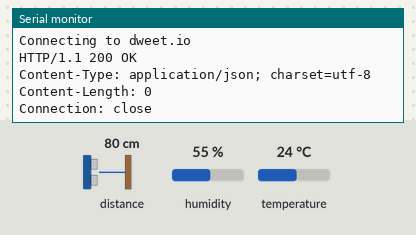
The sketch below on a simulated ESP8266 (NodeMCU). Shown: the last lines printed to the serial monitor. Wiring (inferred from the names in the program): ultrasonic range finder: trigger D4; echo D3. Inputs (shaded band) come from the test bench; at power-on: distance to the obstacle 80 cm, humidity 55 %, temperature 24 °C. The echo pulse lasts 58.3 µs per cm; WiFi joins after 1.5 s; servers stay silent unless stated; uploads are accepted with an empty reply.

Above: at 2.7 s.
2.8 s: distance to the obstacle set to 2 cm
At 3.8 s:
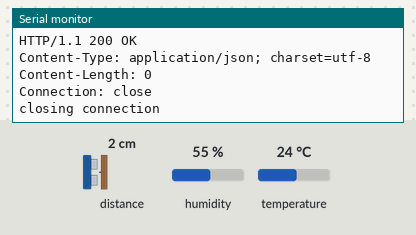
7.6 s: humidity set to 22 %
At 9.2 s:
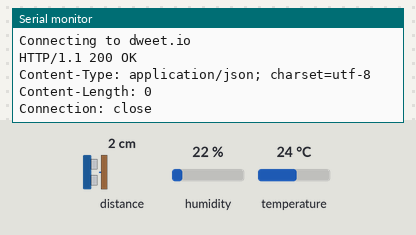
11.8 s: temperature set to 12 °C
At 13.9 s:
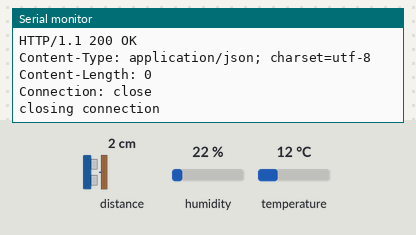
16.0 s: distance to the obstacle set to 4 cm
At 19.1 s:
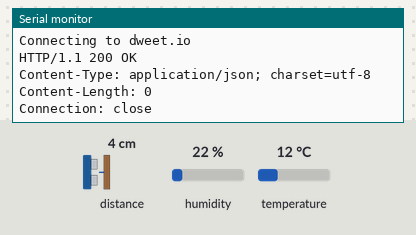
20.2 s: humidity set to 40 %
At 24.1 s:
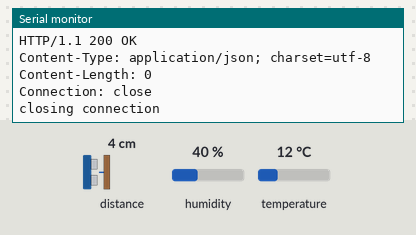
Timing chart, 0 to 25.4 s (numbered marks = the images above; inputs shaded):
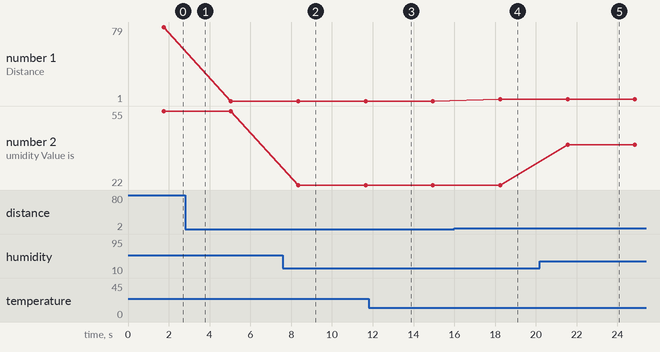

The sketch:

Ultrasonic_hum_temp_Sensor_dweet.ino
```cpp
 // Import required libraries
#include "ESP8266WiFi.h"
#include <DHT.h>
#define DHTPIN D5
#define DHTTYPE DHT11
DHT dht(DHTPIN, DHTTYPE);

// defines variables
uint8_t temperature, humidity;
long duration;
int distance;

// WiFi parameters
const char* ssid = "AzUz";
const char* password = "muhamm4d";

// Host
const char* host = "dweet.io";

// defines pins numbers
const int trigPin = 2;  //D4
const int echoPin = 0;  //D3


void setup() {
  pinMode(trigPin, OUTPUT); // Sets the trigPin as an Output
  pinMode(echoPin, INPUT); // Sets the echoPin as an Input
  Serial.begin(115200); // Starts the serial communication
  dht.begin();
  delay(10);

// We start by connecting to a WiFi network
  Serial.println();
  Serial.println();
  Serial.print("Connecting to ");
  Serial.println(ssid);
  WiFi.begin(ssid, password);
  while (WiFi.status() != WL_CONNECTED) {
    delay(500);
    Serial.print(".");
  }

  Serial.println("");
  Serial.println("WiFi connected");

  Serial.println("IP address: ");
  Serial.println(WiFi.localIP());
}

void loop() {
  static boolean data_state = false;
  temperature = dht.readTemperature();
  humidity = dht.readHumidity();


  // Use WiFiClient class to create TCP connections
  WiFiClient client;
  const int httpPort = 80;
  if (!client.connect(host, httpPort)) {
    Serial.println("connection failed");
    return;
  }

  // Clears the trigPin
  digitalWrite(trigPin, LOW);
  delayMicroseconds(2);

  // Sets the trigPin on HIGH state for 10 micro seconds
  digitalWrite(trigPin, HIGH);
  delayMicroseconds(10);
  digitalWrite(trigPin, LOW);

  // Reads the echoPin, returns the sound wave travel time in microseconds
  duration = pulseIn(echoPin, HIGH);

  // Calculating the distance
  distance = duration*0.034/2;

  // Display data

  Serial.print("Distance: ");
  Serial.print(distance);
  Serial.println(" cm ");
  Serial.print("Temperature Value is :");
  Serial.print(temperature);
  Serial.println("C");
  Serial.print("Humidity Value is :");
  Serial.print(humidity);
  Serial.println("%");

  Serial.print("Connecting to ");
  Serial.println(host);

  // This will send the request to the server
  client.print(String("GET /dweet/for/trashty131?trashlevel=") + String(distance) + "&humidity=" + String(humidity) + "&temperature=" + String(temperature) +" HTTP/1.1\r\n" +
              "Host: " + host + "\r\n" +
              "Connection: close\r\n\r\n");
  delay(10);

  // Read all the lines of the reply from server and print them to Serial
  while(client.available()){
    String line = client.readStringUntil('\r');
    Serial.print(line);
  }

  Serial.println();
  Serial.println("closing connection");

  // Repeat every 5 seconds
  delay(2000);

  // Prints the distance on the Serial Monitor
  //Serial.print("Distance: ");
  //Serial.println(distance);
  //delay(1000);
}
```

Measured:
- after the input at 7.6 s, the serial monitor: prints a new line after 0.74 s (image 2)
- after the input at 16.0 s, the serial monitor: prints a new line after 2.2 s (image 4)
- after the input at 20.2 s, the serial monitor: prints a new line after 1.4 s (image 5)
- plotted number 1: 79 → 1 after the input at 2.8 s, 1 → 3 after the input at 16.0 s
- plotted number 2: 55 → 22 after the input at 7.6 s, 22 → 40 after the input at 20.2 s
